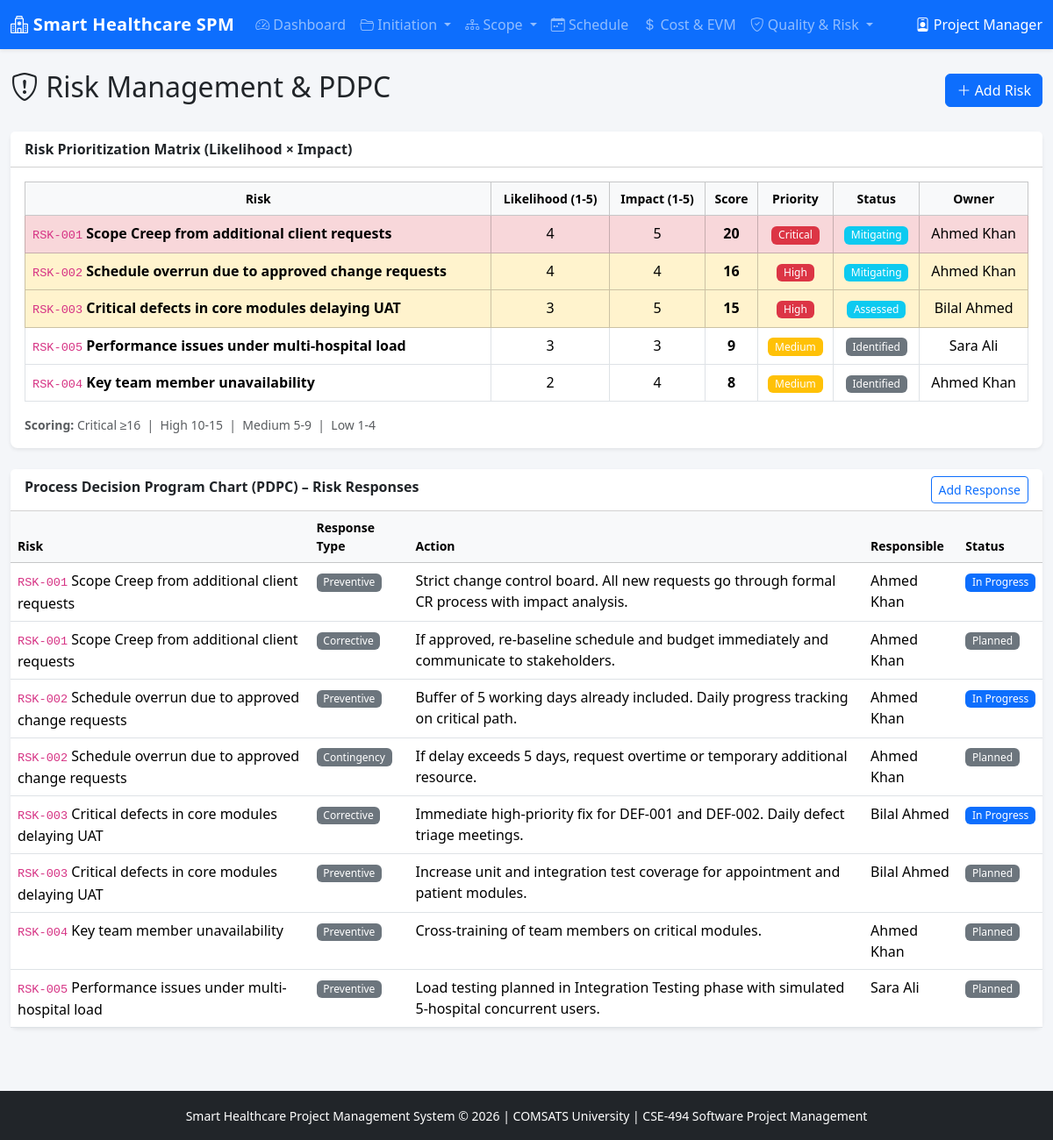
The page /modules/risks.php on the database its author committed.
### tables this page shows
CREATE TABLE risks (
    id INT AUTO_INCREMENT PRIMARY KEY,
    project_id INT NOT NULL,
    risk_code VARCHAR(20) NOT NULL,
    title VARCHAR(200) NOT NULL,
    description TEXT,
    category VARCHAR(100),
    likelihood INT NOT NULL DEFAULT 3,    
    impact INT NOT NULL DEFAULT 3,        
    score INT GENERATED ALWAYS AS (likelihood * impact) STORED,
    priority ENUM('Low','Medium','High','Critical') DEFAULT 'Medium',
    status ENUM('Identified','Assessed','Mitigating','Closed','Occurred') DEFAULT 'Identified',
    owner_id INT NULL,
    created_at TIMESTAMP DEFAULT CURRENT_TIMESTAMP,
    FOREIGN KEY (project_id) REFERENCES projects(id) ON DELETE CASCADE,
    FOREIGN KEY (owner_id) REFERENCES users(id)
);

CREATE TABLE users (
    id INT AUTO_INCREMENT PRIMARY KEY,
    name VARCHAR(100) NOT NULL,
    email VARCHAR(100) UNIQUE NOT NULL,
    password VARCHAR(255) NOT NULL,
    role ENUM('Project Manager','Backend Developer','Frontend Developer','Database Developer','QA Engineer') NOT NULL,
    phone VARCHAR(20),
    created_at TIMESTAMP DEFAULT CURRENT_TIMESTAMP
);

CREATE TABLE risk_responses (
    id INT AUTO_INCREMENT PRIMARY KEY,
    risk_id INT NOT NULL,
    response_type ENUM('Preventive','Corrective','Contingency','Transfer','Accept') NOT NULL,
    action_description TEXT NOT NULL,
    responsible_id INT NULL,
    status ENUM('Planned','In Progress','Completed') DEFAULT 'Planned',
    FOREIGN KEY (risk_id) REFERENCES risks(id) ON DELETE CASCADE,
    FOREIGN KEY (responsible_id) REFERENCES users(id)
);

### modules/risks.php (the view, shortened to what this page needs)
<?php
require_once '../includes/functions.php';
$risks = $pdo->query("SELECT r.*, u.name as owner FROM risks r LEFT JOIN users u ON r.owner_id=u.id ORDER BY r.score DESC")->fetchAll();
$responses = $pdo->query("SELECT rr.*, r.risk_code, r.title as risk_title, u.name as responsible FROM risk_responses rr JOIN risks r ON rr.risk_id=r.id LEFT JOIN users u ON rr.responsible_id=u.id ORDER BY rr.id")->fetchAll();
include '../includes/header.php';
?>
<div class="container-fluid py-4">
    <div class="d-flex justify-content-between align-items-center mb-4">
        <h2><i class="bi bi-shield-exclamation"></i> Risk Management & PDPC</h2>
        <button class="btn btn-primary" data-bs-toggle="modal" data-bs-target="#addRiskModal"><i class="bi bi-plus-lg"></i> Add Risk</button>
    </div>
    <div class="card border-0 shadow-sm mb-4">
        <div class="card-header bg-white fw-bold">Risk Prioritization Matrix (Likelihood × Impact)</div>
        <div class="card-body">
            <div class="table-responsive">
                <table class="table table-bordered text-center mb-0">
                    <thead class="table-light">
                        <tr>
                            <th>Risk</th><th>Likelihood (1-5)</th><th>Impact (1-5)</th><th>Score</th><th>Priority</th><th>Status</th><th>Owner</th>
                        </tr>
                    </thead>
                    <tbody>
                        <?php foreach ($risks as $r): ?>
                        <tr class="<?= $r['priority']=='Critical'?'table-danger':($r['priority']=='High'?'table-warning':'') ?>">
                            <td class="text-start">
                                <code><?= $r['risk_code'] ?></code>
                                <strong><?= htmlspecialchars($r['title']) ?></strong>
                            </td>
                            <td><?= $r['likelihood'] ?></td>
                            <td><?= $r['impact'] ?></td>
                            <td class="fw-bold"><?= $r['score'] ?></td>
                            <td><?= statusBadge($r['priority']) ?></td>
                            <td><?= statusBadge($r['status']) ?></td>
                            <td><?= htmlspecialchars($r['owner'] ?? '-') ?></td>
                        </tr>
                        <?php endforeach; ?>
                    </tbody>
                </table>
            </div>
            <div class="mt-3 small text-muted">
                <strong>Scoring:</strong> Critical ≥16 &nbsp;|&nbsp; High 10-15 &nbsp;|&nbsp; Medium 5-9 &nbsp;|&nbsp; Low 1-4
            </div>
        </div>
    </div>
    <div class="card border-0 shadow-sm">
        <div class="card-header bg-white fw-bold d-flex justify-content-between">
            <span>Process Decision Program Chart (PDPC) – Risk Responses</span>
            <button class="btn btn-sm btn-outline-primary" data-bs-toggle="modal" data-bs-target="#addRespModal">Add Response</button>
        </div>
        <div class="card-body p-0">
            <div class="table-responsive">
                <table class="table table-hover mb-0">
                    <thead class="table-light">
                        <tr>
                            <th>Risk</th><th>Response Type</th><th>Action</th><th>Responsible</th><th>Status</th>
                        </tr>
                    </thead>
                    <tbody>
                        <?php foreach ($responses as $resp): ?>
                        <tr>
                            <td><code><?= $resp['risk_code'] ?></code> <?= htmlspecialchars($resp['risk_title']) ?></td>
                            <td><span class="badge bg-secondary"><?= $resp['response_type'] ?></span></td>
                            <td><?= htmlspecialchars($resp['action_description']) ?></td>
                            <td><?= htmlspecialchars($resp['responsible'] ?? '-') ?></td>
                            <td><?= statusBadge($resp['status']) ?></td>
                        </tr>
                        <?php endforeach; ?>
                    </tbody>
                </table>
            </div>
        </div>
    </div>
</div>
<?php include '../includes/footer.php'; ?>

### includes/functions.php (shortened to what this page needs)
<?php
function statusBadge($status) {
    $colors = [
        'Approved' => 'success', 'Completed' => 'success', 'Achieved' => 'success', 'Passed' => 'success', 'Closed' => 'success', 'Resolved' => 'success',
        'In Progress' => 'primary', 'Executing' => 'primary', 'Under Review' => 'info', 'Assessed' => 'info', 'Mitigating' => 'info',
        'Open' => 'warning', 'Pending' => 'warning', 'Proposed' => 'warning', 'Submitted' => 'warning', 'Not Started' => 'secondary',
        'Delayed' => 'danger', 'Critical' => 'danger', 'Failed' => 'danger', 'Rejected' => 'danger', 'Missed' => 'danger',
        'High' => 'danger', 'Medium' => 'warning', 'Low' => 'secondary'
    ];
    $color = $colors[$status] ?? 'secondary';
    return '<span class="badge bg-' . $color . '">' . htmlspecialchars($status) . '</span>';
}

### assets/css/style.css (style rules this page uses)
body { background-color: #f4f6f9; font-family: 'Segoe UI', system-ui, sans-serif; }
.card { border-radius: 0.5rem; }
.table th { font-weight: 600; font-size: 0.875rem; }
code { font-size: 0.85em; }
.badge { font-weight: 500; }

### rows shown on the page
risks: risk_code "RSK-001", title "Scope Creep from additional client requests", likelihood "4", impact "5", score "20", priority "Critical Mitigating", owner.name "Ahmed Khan"
risks: risk_code "RSK-002", title "Schedule overrun due to approved change requests", likelihood "4", impact "4", score "16", priority "High Mitigating", owner.name "Ahmed Khan"
risks: risk_code "RSK-003", title "Critical defects in core modules delaying UAT", likelihood "3", impact "5", score "15", priority "High Assessed", owner.name "Bilal Ahmed"
risks: risk_code "RSK-005", title "Performance issues under multi-hospital load", likelihood "3", impact "3", score "9", priority "Medium Identified", owner.name "Sara Ali"
risks: risk_code "RSK-004", title "Key team member unavailability", likelihood "2", impact "4", score "8", priority "Medium Identified", owner.name "Ahmed Khan"
risk_responses: risk.risk_code "RSK-001", risk.title "Scope Creep from additional client requests", response_type "Preventive", action_description "Strict change control board. All new requests go through formal CR process with impact analysis.", responsible.name "Ahmed Khan", status "In Progress"
risk_responses: risk.risk_code "RSK-001", risk.title "Scope Creep from additional client requests", response_type "Corrective", action_description "If approved, re-baseline schedule and budget immediately and communicate to stakeholders.", responsible.name "Ahmed Khan", status "Planned"
risk_responses: risk.risk_code "RSK-002", risk.title "Schedule overrun due to approved change requests", response_type "Preventive", action_description "Buffer of 5 working days already included. Daily progress tracking on critical path.", responsible.name "Ahmed Khan", status "In Progress"
risk_responses: risk.risk_code "RSK-002", risk.title "Schedule overrun due to approved change requests", response_type "Contingency", action_description "If delay exceeds 5 days, request overtime or temporary additional resource.", responsible.name "Ahmed Khan", status "Planned"
risk_responses: risk.risk_code "RSK-003", risk.title "Critical defects in core modules delaying UAT", response_type "Corrective", action_description "Immediate high-priority fix for DEF-001 and DEF-002. Daily defect triage meetings.", responsible.name "Bilal Ahmed", status "In Progress"
risk_responses: risk.risk_code "RSK-003", risk.title "Critical defects in core modules delaying UAT", response_type "Preventive", action_description "Increase unit and integration test coverage for appointment and patient modules.", responsible.name "Bilal Ahmed", status "Planned"
risk_responses: risk.risk_code "RSK-004", risk.title "Key team member unavailability", response_type "Preventive", action_description "Cross-training of team members on critical modules.", responsible.name "Ahmed Khan", status "Planned"
risk_responses: risk.risk_code "RSK-005", risk.title "Performance issues under multi-hospital load", response_type "Preventive", action_description "Load testing planned in Integration Testing phase with simulated 5-hospital concurrent users.", responsible.name "Sara Ali", status "Planned"
